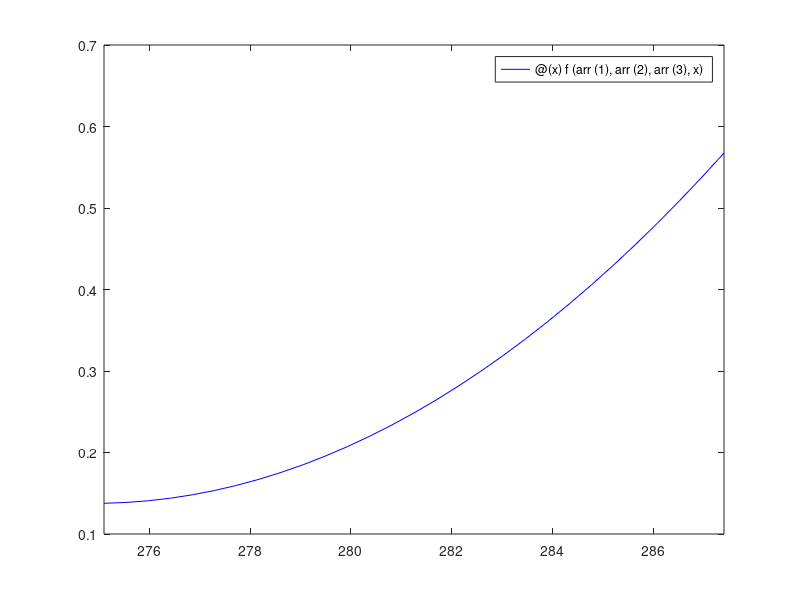

The MATLAB script that drew this image: (Note: this script raises an error after producing the figure.)
function results

%% State coefficients [a b c]
coeff_HP_12 = [0.00274976 1.5118 207.932];
coeff_LP_12 = [0.000576456 0.307042 41.0903];
coeff_HP_21 = [0.0042237 2.31092 316.319 ];
coeff_LP_21 = [9.84073E-05 0.039561 3.7957];

%% Data points
HP_12 = [ 0.164742, 0.17837,  0.195036,  0.229345, 0.573749, 0.398792, 0.217625, 0.119554];
LP_12 = [0.273374, 0.28928, 0.282319, 0.364602, 0.461003, 0.388688, 0.307864, 0.253006];

HP_21 = [0.297777, 0.316185, 0.358606, 0.504863, 1.04642,0.709387, 0.397625, 0.216481];
LP_21 = [0.390775, 0.39807, 0.410624, 0.476594, 0.55176, 0.505498, 0.432792, 0.366478];

Text = [4.6, 5, 6,  9.1, 14.4, 11.5, 6.6, 2.1];
Text = Text + 273

%% Define quadratic functions
f = @(a, b, c, x) a*x*x-b*x+c;
quad_HP_12 = generate_quadratic(coeff_HP_12, f)
quad_LP_12 = generate_quadratic(coeff_LP_12, f)
quad_HP_21 = generate_quadratic(coeff_HP_21, f)
quad_LP_21 = generate_quadratic(coeff_LP_21, f)

titles = ["HP_12", "LP_12", "HP_21", "LP_21"];


%% Plot each graph

plot_regression(Text, titles(1), quad_HP_12, HP_12) 
plot_regression(Text, titles(2), quad_LP_12, LP_12) 
plot_regression(Text, titles(3), quad_HP_21, HP_21) 
plot_regression(Text, titles(4), quad_LP_21, LP_21) 
%g = generate_quadratic(coeff_HP_12, f)

%% Generation of graphs for: data point vs regressed point

for i = 1:8
corr_HP_12(i) = quad_HP_12(Text(i))
corr_LP_12(i) = quad_LP_12(Text(i))
corr_HP_21(i) = quad_HP_21(Text(i))
corr_LP_21(i) = quad_LP_21(Text(i))
end

titles = ["corr_HP_12", "corr_LP_12", "corr_HP_21", "corr_LP_21"];

plot_correlation(titles(1), HP_12, corr_HP_12) 
plot_correlation(titles(2), LP_12, corr_LP_12) 
plot_correlation(titles(3), HP_21, corr_HP_21) 
plot_correlation(titles(4), LP_21, corr_LP_21) 

%% Graph for all other fluids
plot_all_fluids(f, Text)
end

function plot_all_fluids(f, Text)

% State coefficients
coeff_HP_20 = [0.00255438 1.39412 190.358];
coeff_HP_30 = [0.00270757 1.4653 198.516]
coeff_HP_40 = [0.0026193 1.41759 192.048];

coeff_LP_20 = [0.000284124 0.139853 17.4208];
coeff_LP_30 = [0.00105432 0.569855 77.4214];
coeff_LP_40 = [0.00101758 0.549892 74.6889];


% Generate quadratic functions
quad_HP_20 = generate_quadratic(coeff_HP_20, f)
quad_HP_30 = generate_quadratic(coeff_HP_30, f)
quad_HP_40 = generate_quadratic(coeff_HP_40, f)
quad_LP_20 = generate_quadratic(coeff_LP_20, f)
quad_LP_30 = generate_quadratic(coeff_LP_30, f)
quad_LP_40 = generate_quadratic(coeff_LP_40, f)


all_fluids = fplot(quad_HP_20, [min(Text), max(Text)])
hold on;
fplot(quad_HP_30, [min(Text), max(Text)])
fplot(quad_HP_40, [min(Text), max(Text)])
set(gca,'ColorOrderIndex',1);
fplot(quad_LP_20, [min(Text), max(Text)], '--')
fplot(quad_LP_30, [min(Text), max(Text)], '--')
fplot(quad_LP_40, [min(Text), max(Text)], '--')

hold off

xlim([min(Text), max(Text)])
xlabel('External Temperature [K]')
ylabel('Carnot factor')
legend('HP_{20}', 'HP_{30}', 'HP_{40}', 'LP_{20}', 'LP_{30}', 'LP_{40}', 'Location', 'northwest', 'NumColumns', 2)

figExport(12, 8, 'all_fluids')



end


function plot_correlation (title, data1, data2)

lin = @(x) x
plot = fplot(lin, [min(data1)-0.05, max(data1)+0.05], 'blue')
hold on
scatter(data1, data2, 'filled', 'MarkerFaceColor', 'red')

hold off

xlabel('Experimental Carnot factor')
ylabel('Regressed Carnot factor')
legend('Regression', 'Data', 'Location', 'northwest')
figExport(12, 8, title.char)
end

function plot_regression (Text, title, g, data)
plot = fplot(g, [min(Text), max(Text)], 'blue')
hold on
scatter(Text, data, 'filled', 'MarkerFaceColor', 'red')

hold off
xlabel('External Temperature [K]')
ylabel('Carnot factor')
legend('Regression', 'Data', 'Location', 'northwest')
figExport(12, 8, title.char)
end

function fn = generate_quadratic(arr, f)
fn = @(x) f(arr(1), arr(2), arr(3), x)
end


function figExport(w,h,name)
fig = gcf;
fig.PaperOrientation = 'landscape';
fig.PaperSize = [w h];
fig.PaperPosition = [0 0 w h];
% fig.Renderer = 'Painters'; % for 3D plots
print(gcf, '-dpdf', [pwd '/figures/' name '.pdf']);
end